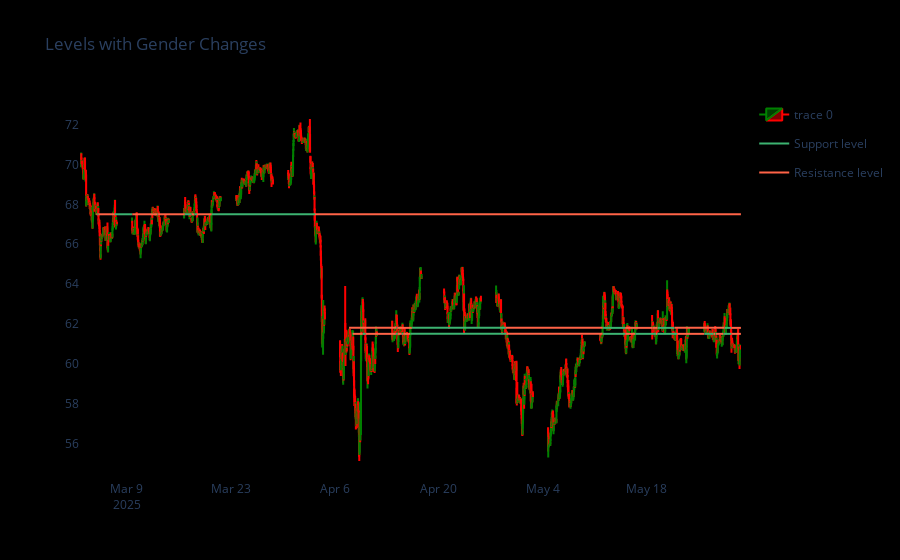

The notebook cell saved with this chart:
### Code cell
import plotly.graph_objects as go

fig = go.Figure(data=[go.Candlestick(
    x=df_levels['datetime'],
    open=df_levels['open'],
    high=df_levels['high'],
    low=df_levels['low'],
    close=df_levels['close'],
    increasing_line_color='green',
    decreasing_line_color='red'
)])

legend_shown = {'support': False, 'resistance': False}

if not level_segments:
    print('No level segments to display.')
else:
    for segment in level_segments:
        color = 'MediumSeaGreen' if segment['type'] == 'support' else 'Tomato'
        fig.add_trace(go.Scatter(
            x=[segment['start'], segment['flip_time']],
            y=[segment['level'], segment['level']],
            mode='lines',
            line=dict(color=color, width=2),
            name=f"{segment['type'].title()} level",
            legendgroup=segment['type'],
            showlegend=not legend_shown[segment['type']]
        ))
        legend_shown[segment['type']] = True

fig.update_layout(
    xaxis_rangeslider_visible=False,
    xaxis=dict(showgrid=False),
    yaxis=dict(showgrid=False),
    paper_bgcolor='black',
    plot_bgcolor='black',
    title='Levels with Gender Changes'
)

fig.show()

### Figure 1 — Plotly figure (JSON) as saved in the notebook; plotly's stock layout.template omitted (floating-point values rounded to 4 significant figures; data arrays with more than 128 entries replaced by an {"elided": "..."} marker saying what was removed)
{"data": [{"close": {"elided": "3003 float values"}, "decreasing": {"line": {"color": "red"}}, "high": {"elided": "3003 float values"}, "increasing": {"line": {"color": "green"}}, "low": {"elided": "3003 float values"}, "open": {"elided": "3003 float values"}, "type": "candlestick", "x": {"elided": "3003 str values"}}, {"legendgroup": "support", "line": {"color": "MediumSeaGreen", "width": 2}, "mode": "lines", "name": "Support level", "showlegend": true, "type": "scatter", "x": ["2025-04-08T09:30:00", "2025-04-08T11:30:00"], "y": [61.5, 61.5]}, {"legendgroup": "resistance", "line": {"color": "Tomato", "width": 2}, "mode": "lines", "name": "Resistance level", "showlegend": true, "type": "scatter", "x": ["2025-04-08T11:30:00", "2025-04-09T19:30:00"], "y": [61.5, 61.5]}, {"legendgroup": "support", "line": {"color": "MediumSeaGreen", "width": 2}, "mode": "lines", "name": "Support level", "showlegend": false, "type": "scatter", "x": ["2025-04-09T19:30:00", "2025-04-10T05:00:00"], "y": [61.5, 61.5]}, {"legendgroup": "resistance", "line": {"color": "Tomato", "width": 2}, "mode": "lines", "name": "Resistance level", "showlegend": false, "type": "scatter", "x": ["2025-04-10T05:00:00", "2025-04-14T06:00:00"], "y": [61.5, 61.5]}, {"legendgroup": "support", "line": {"color": "MediumSeaGreen", "width": 2}, "mode": "lines", "name": "Support level", "showlegend": false, "type": "scatter", "x": ["2025-04-14T06:00:00", "2025-04-14T12:30:00"], "y": [61.5, 61.5]}, {"legendgroup": "resistance", "line": {"color": "Tomato", "width": 2}, "mode": "lines", "name": "Resistance level", "showlegend": false, "type": "scatter", "x": ["2025-04-14T12:30:00", "2025-04-15T01:30:00"], "y": [61.5, 61.5]}, {"legendgroup": "support", "line": {"color": "MediumSeaGreen", "width": 2}, "mode": "lines", "name": "Support level", "showlegend": false, "type": "scatter", "x": ["2025-04-15T01:30:00", "2025-04-15T06:00:00"], "y": [61.5, 61.5]}, {"legendgroup": "resistance", "line": {"color": "Tomato", "width": 2}, "mode": "lines", "name": "Resistance level", "showlegend": false, "type": "scatter", "x": ["2025-04-15T06:00:00", "2025-04-16T05:00:00"], "y": [61.5, 61.5]}, {"legendgroup": "support", "line": {"color": "MediumSeaGreen", "width": 2}, "mode": "lines", "name": "Support level", "showlegend": false, "type": "scatter", "x": ["2025-04-16T05:00:00", "2025-04-29T04:00:00"], "y": [61.5, 61.5]}, {"legendgroup": "resistance", "line": {"color": "Tomato", "width": 2}, "mode": "lines", "name": "Resistance level", "showlegend": false, "type": "scatter", "x": ["2025-04-29T04:00:00", "2025-05-12T02:30:00"], "y": [61.5, 61.5]}, {"legendgroup": "support", "line": {"color": "MediumSeaGreen", "width": 2}, "mode": "lines", "name": "Support level", "showlegend": false, "type": "scatter", "x": ["2025-05-12T02:30:00", "2025-05-15T03:30:00"], "y": [61.5, 61.5]}, {"legendgroup": "resistance", "line": {"color": "Tomato", "width": 2}, "mode": "lines", "name": "Resistance level", "showlegend": false, "type": "scatter", "x": ["2025-05-15T03:30:00", "2025-05-16T12:00:00"], "y": [61.5, 61.5]}, {"legendgroup": "support", "line": {"color": "MediumSeaGreen", "width": 2}, "mode": "lines", "name": "Support level", "showlegend": false, "type": "scatter", "x": ["2025-05-16T12:00:00", "2025-05-19T06:30:00"], "y": [61.5, 61.5]}, {"legendgroup": "resistance", "line": {"color": "Tomato", "width": 2}, "mode": "lines", "name": "Resistance level", "showlegend": false, "type": "scatter", "x": ["2025-05-19T06:30:00", "2025-05-19T10:30:00"], "y": [61.5, 61.5]}, {"legendgroup": "support", "line": {"color": "MediumSeaGreen", "width": 2}, "mode": "lines", "name": "Support level", "showlegend": false, "type": "scatter", "x": ["2025-05-19T10:30:00", "2025-05-22T03:00:00"], "y": [61.5, 61.5]}, {"legendgroup": "resistance", "line": {"color": "Tomato", "width": 2}, "mode": "lines", "name": "Resistance level", "showlegend": false, "type": "scatter", "x": ["2025-05-22T03:00:00", "2025-05-25T18:30:00"], "y": [61.5, 61.5]}, {"legendgroup": "support", "line": {"color": "MediumSeaGreen", "width": 2}, "mode": "lines", "name": "Support level", "showlegend": false, "type": "scatter", "x": ["2025-05-25T18:30:00", "2025-05-27T01:00:00"], "y": [61.5, 61.5]}, {"legendgroup": "resistance", "line": {"color": "Tomato", "width": 2}, "mode": "lines", "name": "Resistance level", "showlegend": false, "type": "scatter", "x": ["2025-05-27T01:00:00", "2025-05-27T06:00:00"], "y": [61.5, 61.5]}, {"legendgroup": "support", "line": {"color": "MediumSeaGreen", "width": 2}, "mode": "lines", "name": "Support level", "showlegend": false, "type": "scatter", "x": ["2025-05-27T06:00:00", "2025-05-27T08:30:00"], "y": [61.5, 61.5]}, {"legendgroup": "resistance", "line": {"color": "Tomato", "width": 2}, "mode": "lines", "name": "Resistance level", "showlegend": false, "type": "scatter", "x": ["2025-05-27T08:30:00", "2025-05-28T09:00:00"], "y": [61.5, 61.5]}, {"legendgroup": "support", "line": {"color": "MediumSeaGreen", "width": 2}, "mode": "lines", "name": "Support level", "showlegend": false, "type": "scatter", "x": ["2025-05-28T09:00:00", "2025-05-29T10:30:00"], "y": [61.5, 61.5]}, {"legendgroup": "resistance", "line": {"color": "Tomato", "width": 2}, "mode": "lines", "name": "Resistance level", "showlegend": false, "type": "scatter", "x": ["2025-05-29T10:30:00", "2025-05-30T17:00:00"], "y": [61.5, 61.5]}, {"legendgroup": "resistance", "line": {"color": "Tomato", "width": 2}, "mode": "lines", "name": "Resistance level", "showlegend": false, "type": "scatter", "x": ["2025-04-07T23:00:00", "2025-04-14T07:30:00"], "y": [61.8, 61.8]}, {"legendgroup": "support", "line": {"color": "MediumSeaGreen", "width": 2}, "mode": "lines", "name": "Support level", "showlegend": false, "type": "scatter", "x": ["2025-04-14T07:30:00", "2025-04-14T12:00:00"], "y": [61.8, 61.8]}, {"legendgroup": "resistance", "line": {"color": "Tomato", "width": 2}, "mode": "lines", "name": "Resistance level", "showlegend": false, "type": "scatter", "x": ["2025-04-14T12:00:00", "2025-04-16T10:00:00"], "y": [61.8, 61.8]}, {"legendgroup": "support", "line": {"color": "MediumSeaGreen", "width": 2}, "mode": "lines", "name": "Support level", "showlegend": false, "type": "scatter", "x": ["2025-04-16T10:00:00", "2025-04-29T01:30:00"], "y": [61.8, 61.8]}, {"legendgroup": "resistance", "line": {"color": "Tomato", "width": 2}, "mode": "lines", "name": "Resistance level", "showlegend": false, "type": "scatter", "x": ["2025-04-29T01:30:00", "2025-05-12T03:00:00"], "y": [61.8, 61.8]}, {"legendgroup": "support", "line": {"color": "MediumSeaGreen", "width": 2}, "mode": "lines", "name": "Support level", "showlegend": false, "type": "scatter", "x": ["2025-05-12T03:00:00", "2025-05-15T03:00:00"], "y": [61.8, 61.8]}, {"legendgroup": "resistance", "line": {"color": "Tomato", "width": 2}, "mode": "lines", "name": "Resistance level", "showlegend": false, "type": "scatter", "x": ["2025-05-15T03:00:00", "2025-05-18T18:00:00"], "y": [61.8, 61.8]}, {"legendgroup": "support", "line": {"color": "MediumSeaGreen", "width": 2}, "mode": "lines", "name": "Support level", "showlegend": false, "type": "scatter", "x": ["2025-05-18T18:00:00", "2025-05-18T18:30:00"], "y": [61.8, 61.8]}, {"legendgroup": "resistance", "line": {"color": "Tomato", "width": 2}, "mode": "lines", "name": "Resistance level", "showlegend": false, "type": "scatter", "x": ["2025-05-18T18:30:00", "2025-05-19T12:00:00"], "y": [61.8, 61.8]}, {"legendgroup": "support", "line": {"color": "MediumSeaGreen", "width": 2}, "mode": "lines", "name": "Support level", "showlegend": false, "type": "scatter", "x": ["2025-05-19T12:00:00", "2025-05-21T18:30:00"], "y": [61.8, 61.8]}, {"legendgroup": "resistance", "line": {"color": "Tomato", "width": 2}, "mode": "lines", "name": "Resistance level", "showlegend": false, "type": "scatter", "x": ["2025-05-21T18:30:00", "2025-05-28T12:00:00"], "y": [61.8, 61.8]}, {"legendgroup": "support", "line": {"color": "MediumSeaGreen", "width": 2}, "mode": "lines", "name": "Support level", "showlegend": false, "type": "scatter", "x": ["2025-05-28T12:00:00", "2025-05-29T09:30:00"], "y": [61.8, 61.8]}, {"legendgroup": "resistance", "line": {"color": "Tomato", "width": 2}, "mode": "lines", "name": "Resistance level", "showlegend": false, "type": "scatter", "x": ["2025-05-29T09:30:00", "2025-05-30T17:00:00"], "y": [61.8, 61.8]}, {"legendgroup": "resistance", "line": {"color": "Tomato", "width": 2}, "mode": "lines", "name": "Resistance level", "showlegend": false, "type": "scatter", "x": ["2025-03-04T22:30:00", "2025-03-05T02:00:00"], "y": [67.5, 67.5]}, {"legendgroup": "support", "line": {"color": "MediumSeaGreen", "width": 2}, "mode": "lines", "name": "Support level", "showlegend": false, "type": "scatter", "x": ["2025-03-05T02:00:00", "2025-03-05T06:00:00"], "y": [67.5, 67.5]}, {"legendgroup": "resistance", "line": {"color": "Tomato", "width": 2}, "mode": "lines", "name": "Resistance level", "showlegend": false, "type": "scatter", "x": ["2025-03-05T06:00:00", "2025-03-07T10:30:00"], "y": [67.5, 67.5]}, {"legendgroup": "support", "line": {"color": "MediumSeaGreen", "width": 2}, "mode": "lines", "name": "Support level", "showlegend": false, "type": "scatter", "x": ["2025-03-07T10:30:00", "2025-03-09T18:30:00"], "y": [67.5, 67.5]}, {"legendgroup": "resistance", "line": {"color": "Tomato", "width": 2}, "mode": "lines", "name": "Resistance level", "showlegend": false, "type": "scatter", "x": ["2025-03-09T18:30:00", "2025-03-13T04:00:00"], "y": [67.5, 67.5]}, {"legendgroup": "support", "line": {"color": "MediumSeaGreen", "width": 2}, "mode": "lines", "name": "Support level", "showlegend": false, "type": "scatter", "x": ["2025-03-13T04:00:00", "2025-03-13T06:30:00"], "y": [67.5, 67.5]}, {"legendgroup": "resistance", "line": {"color": "Tomato", "width": 2}, "mode": "lines", "name": "Resistance level", "showlegend": false, "type": "scatter", "x": ["2025-03-13T06:30:00", "2025-03-16T20:30:00"], "y": [67.5, 67.5]}, {"legendgroup": "support", "line": {"color": "MediumSeaGreen", "width": 2}, "mode": "lines", "name": "Support level", "showlegend": false, "type": "scatter", "x": ["2025-03-16T20:30:00", "2025-03-17T18:30:00"], "y": [67.5, 67.5]}, {"legendgroup": "resistance", "line": {"color": "Tomato", "width": 2}, "mode": "lines", "name": "Resistance level", "showlegend": false, "type": "scatter", "x": ["2025-03-17T18:30:00", "2025-03-18T03:30:00"], "y": [67.5, 67.5]}, {"legendgroup": "support", "line": {"color": "MediumSeaGreen", "width": 2}, "mode": "lines", "name": "Support level", "showlegend": false, "type": "scatter", "x": ["2025-03-18T03:30:00", "2025-03-18T12:00:00"], "y": [67.5, 67.5]}, {"legendgroup": "resistance", "line": {"color": "Tomato", "width": 2}, "mode": "lines", "name": "Resistance level", "showlegend": false, "type": "scatter", "x": ["2025-03-18T12:00:00", "2025-03-20T11:30:00"], "y": [67.5, 67.5]}, {"legendgroup": "support", "line": {"color": "MediumSeaGreen", "width": 2}, "mode": "lines", "name": "Support level", "showlegend": false, "type": "scatter", "x": ["2025-03-20T11:30:00", "2025-04-03T09:00:00"], "y": [67.5, 67.5]}, {"legendgroup": "resistance", "line": {"color": "Tomato", "width": 2}, "mode": "lines", "name": "Resistance level", "showlegend": false, "type": "scatter", "x": ["2025-04-03T09:00:00", "2025-05-30T17:00:00"], "y": [67.5, 67.5]}], "layout": {"paper_bgcolor": "black", "plot_bgcolor": "black", "title": {"text": "Levels with Gender Changes"}, "xaxis": {"rangeslider": {"visible": false}, "showgrid": false}, "yaxis": {"showgrid": false}}}
